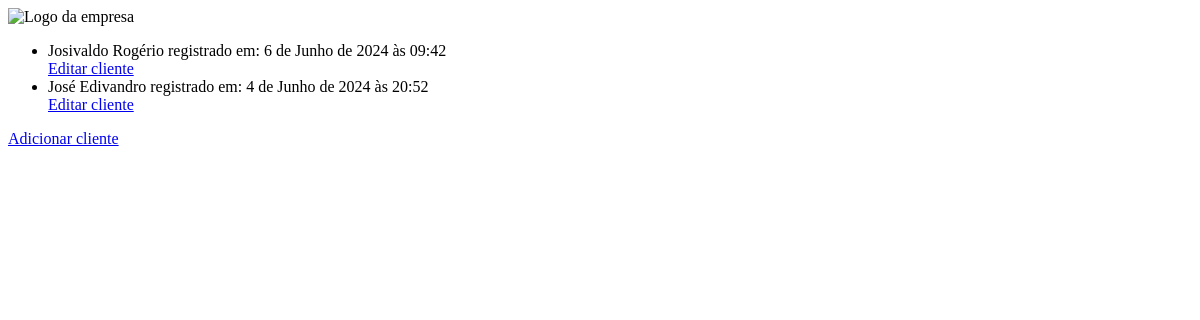
/clientes/, run on the app's committed database.
### clientes/models.py (models this page shows, shortened)
class Cliente(BaseModel):
    id = models.AutoField(primary_key=True, editable=False, unique=True)
    nome = models.CharField(max_length=255, blank=False, null=False)
    documento = models.CharField(max_length=50, blank=False, null=False, unique=True)
    email = models.EmailField(max_length=50, blank=False, null=False, unique=True)
    telefone_fixo = models.CharField(max_length=20, blank=True, null=True)
    celular = models.CharField(max_length=20)

### clientes/views.py (the view)
# urls.py: path("", views.ListView.as_view(), name="list"),
class ListView(generic.ListView):
    model = Cliente
    template_name = "clientes/list.html"
    context_object_name = "latest_registered_clientes"
    def get_queryset(self):
        return Cliente.objects.order_by("-created_at")[:5]

### clientes/templates/clientes/list.html
{% load static %}
<img src="{% static 'clientes/images/seradlogo.png' %}" alt="Logo da empresa">
<link rel="stylesheet" href="{% static 'clientes/style.css' %}">
{% if latest_registered_clientes %}
    <ul>
    {% for cliente in latest_registered_clientes %}
        <li class="cliente"><a href="{% url 'clientes:detail' cliente.id %}">{{ cliente.nome }}</a> registrado em: {{cliente.created_at}}</li>
        <a href="{% url 'clientes:editar' cliente.id %}">Editar cliente</a>
    {% endfor %}
    </ul>
{% else %}
    <p>Não há clientes disponíveis.</p>
{% endif %}
<a href="{% url 'clientes:create' %}">Adicionar cliente</a>

### clientes/static/clientes/style.css (style rules this page uses)
.cliente a { text-decoration: none; color: black; }

### data on the page
Cliente: nome "Josivaldo Rogério", created_at "6 de Junho de 2024 às 09:42"
Cliente: nome "José Edivandro", created_at "4 de Junho de 2024 às 20:52"
